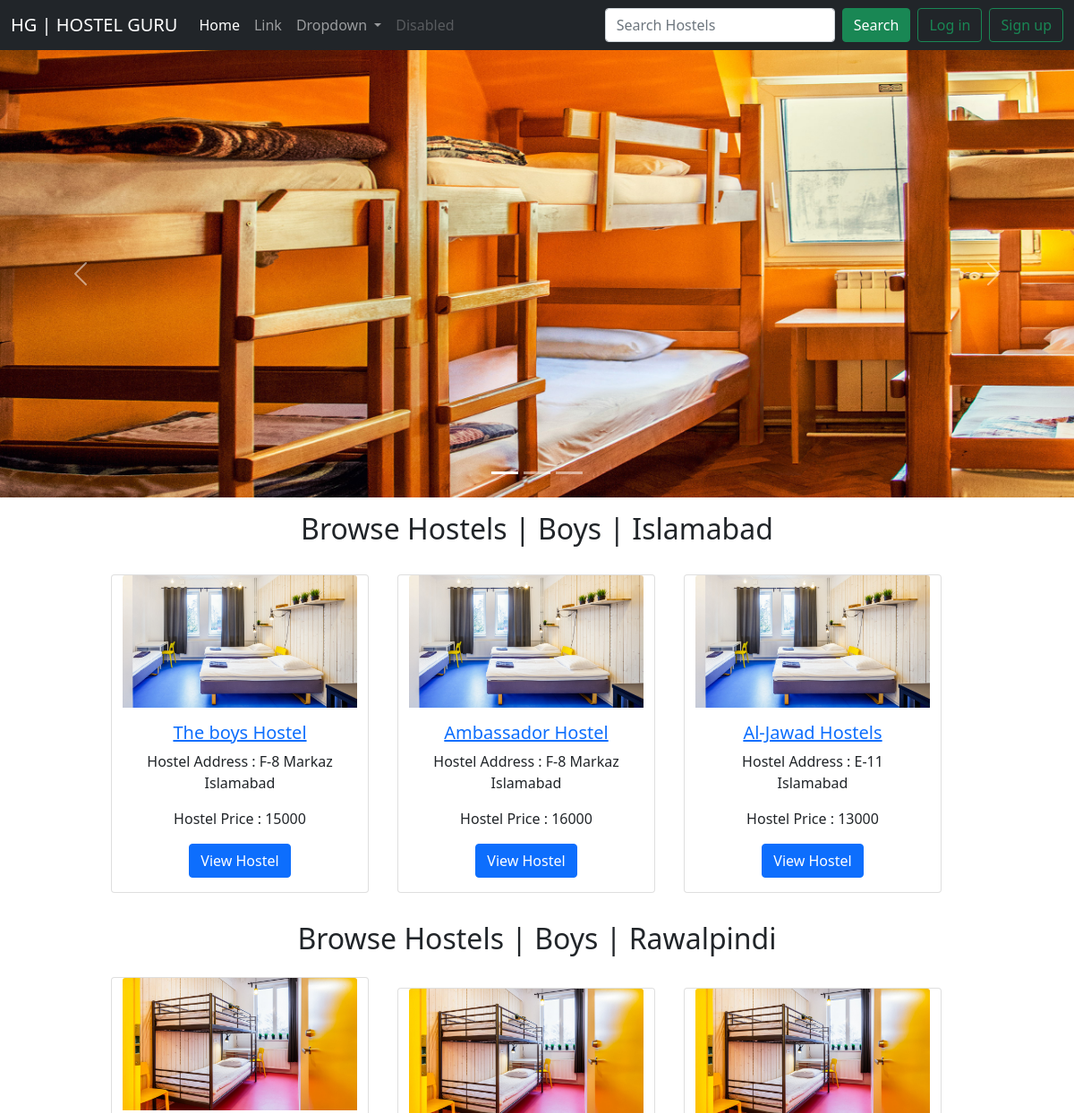
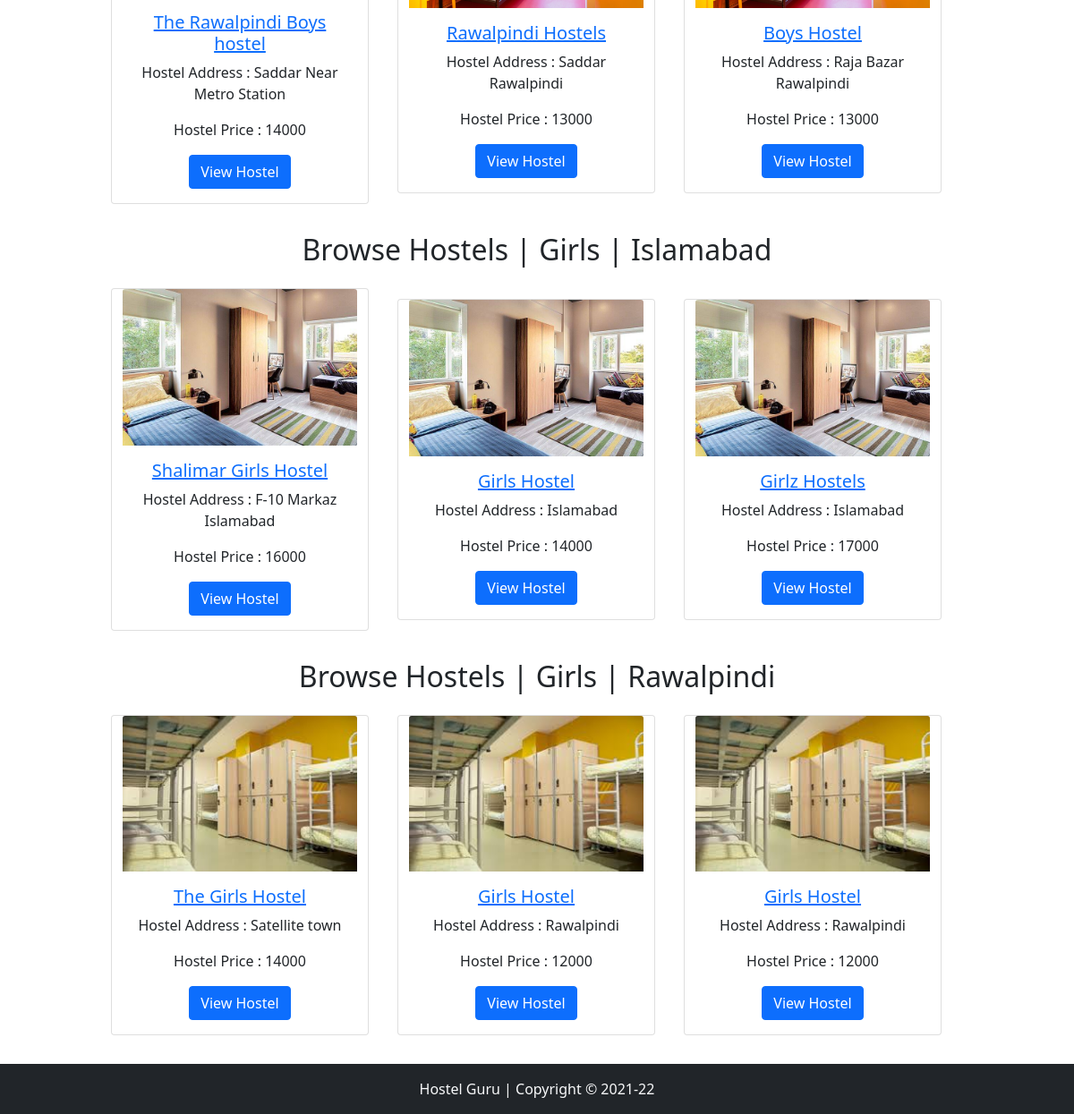
The page / on the database its author committed (2 pictures, top to bottom).
### tables this page shows
CREATE TABLE `hostels` (
  `hostel_id` int(8) NOT NULL,
  `hostel_name` varchar(300) NOT NULL,
  `hostel_owner` varchar(250) NOT NULL,
  `hostel_address` varchar(500) NOT NULL,
  `hostel_phone` varchar(15) NOT NULL,
  `category` varchar(50) NOT NULL,
  `price` int(10) NOT NULL,
  `hostel_city` varchar(100) NOT NULL,
  `time` datetime NOT NULL DEFAULT current_timestamp(),
  `description` text NOT NULL
);

### index.php (the view, shortened to what this page needs)
<?php
include '_connect_to_database.php';
?>
<!doctype html>
<html lang="en">
<head>
  <link href="https://cdn.jsdelivr.net/npm/bootstrap@5.0.0-beta3/dist/css/bootstrap.min.css" rel="stylesheet">
</head>
<body>
  <?php
  include '_navbar.php';
  ?>
<div id="carouselExampleIndicators" class="carousel slide" data-bs-ride="carousel">
  <div class="carousel-indicators">
    <button type="button" data-bs-target="#carouselExampleIndicators" data-bs-slide-to="0" class="active" aria-current="true" aria-label="Slide 1"></button>
    <button type="button" data-bs-target="#carouselExampleIndicators" data-bs-slide-to="1" aria-label="Slide 2"></button>
    <button type="button" data-bs-target="#carouselExampleIndicators" data-bs-slide-to="2" aria-label="Slide 3"></button>
  </div>
  <div class="carousel-inner">
    <div class="carousel-item active">
      <img src="cover4.jpg" height="500" width="600"  class="d-block w-100" alt="...">
    </div>
  </div>
  <button class="carousel-control-prev" type="button" data-bs-target="#carouselExampleIndicators" data-bs-slide="prev">
    <span class="carousel-control-prev-icon" aria-hidden="true"></span>
  </button>
  <button class="carousel-control-next" type="button" data-bs-target="#carouselExampleIndicators" data-bs-slide="next">
    <span class="carousel-control-next-icon" aria-hidden="true"></span>
  </button>
</div>
<div class="container my-3 text-center">
<h2>Browse Hostels | Boys | Islamabad</h2>
</div>
<div class="container-fluid row text-center align-items-center justify-content-center">
<?php
$sql = "SELECT * FROM `hostels` where hostel_city = 'Islamabad' and category='Male'";
$result = mysqli_query($con, $sql);
while ($row = mysqli_fetch_assoc($result)) {
  $id = $row['hostel_id'];
  $hostelAddress = $row['hostel_address'];
  $hostelPrice = $row['price'];
echo '<div class="card my-3 mx-3 " style="width: 18rem;">
<img src="hostel.jpg" class="card-img-top" alt="...">
<div class="card-body">
  <h5 class="card-title"><a href="_viewhostel.php?hostelid='. $id .' " >'.  $row['hostel_name'] .'</a></h5>
  <p>Hostel Address : '.$hostelAddress.' </p>
  <p>Hostel Price : '.$hostelPrice.' </p>
  <a href="_viewhostel.php?hostelid='.$id.'" " class="btn btn-primary">View Hostel</a>
</div>
</div>
';
}
?>
</div>
<div class="container my-3 text-center">
<h2>Browse Hostels | Boys | Rawalpindi</h2>
<div class="container-fluid row text-center align-items-center justify-content-center">
<?php
$sql = "SELECT * FROM `hostels` where hostel_city = 'Rawalpindi' and category='Male'";
$result = mysqli_query($con, $sql);
while ($row = mysqli_fetch_assoc($result)) {
  $id = $row['hostel_id'];
  $hostelAddress = $row['hostel_address'];
  $hostelPrice = $row['price'];
echo '<div class="card my-3 mx-3 " style="width: 18rem;">
<img src="hostel2.jpg" class="card-img-top" alt="...">
<div class="card-body">
  <h5 class="card-title"><a href="_viewhostel.php?hostelid='. $id .'" >'.  $row['hostel_name'] .'</a></h5>
  <p>Hostel Address : '.$hostelAddress.' </p>
  <p>Hostel Price : '.$hostelPrice.' </p>
  <a href="_viewhostel.php?hostelid='.$id.'" class="btn btn-primary">View Hostel</a>
</div>
</div>
';
}
?>
</div>
</div>
<div class="container my-3 text-center">
<h2>Browse Hostels | Girls | Islamabad</h2>
<div class="container-fluid row text-center align-items-center justify-content-center">
<?php
$sql = "SELECT * FROM `hostels` where hostel_city = 'Islamabad' and category='Female'";
$result = mysqli_query($con, $sql);
while ($row = mysqli_fetch_assoc($result)) {
  $id = $row['hostel_id'];
  $hostelAddress = $row['hostel_address'];
  $hostelPrice = $row['price'];
echo '<div class="card my-3 mx-3 " style="width: 18rem;">
<img src="h3.jpg" class="card-img-top" alt="...">
<div class="card-body">
  <h5 class="card-title"><a href="_viewhostel.php?hostelid='. $id .'" >'.  $row['hostel_name'] .'</a></h5>
  <p>Hostel Address : '.$hostelAddress.' </p>
  <p>Hostel Price : '.$hostelPrice.' </p>
  <a href="_viewhostel.php?hostelid='.$id.'" class="btn btn-primary">View Hostel</a>
</div>
</div>
';
}
?>
</div>
</div>
<div class="container my-3 text-center">
<h2>Browse Hostels | Girls | Rawalpindi</h2>
<div class="container-fluid row text-center align-items-center justify-content-center">
<?php
$sql = "SELECT * FROM `hostels` where hostel_city = 'Rawalpindi' and category='Female'";
$result = mysqli_query($con, $sql);
while ($row = mysqli_fetch_assoc($result)) {
  $id = $row['hostel_id'];
  $hostelAddress = $row['hostel_address'];
  $hostelPrice = $row['price'];
echo '<div class="card my-3 mx-3 " style="width: 18rem;">
<img src="image.jpeg" class="card-img-top" alt="...">
<div class="card-body">
  <h5 class="card-title"><a href="_viewhostel.php?hostelid='. $id .'" >'.  $row['hostel_name'] .'</a></h5>
  <p>Hostel Address : '.$hostelAddress.' </p>
  <p>Hostel Price : '.$hostelPrice.' </p>
  <a href="_viewhostel.php?hostelid='.$id.'" class="btn btn-primary">View Hostel</a>
</div>
</div>
';
}
?>
</div>
</div>
  <?php
  include '_footer.php';
  ?>
</body>
</html>

### _navbar.php (shortened to what this page needs)
<?php
echo '
<nav class="navbar navbar-expand-lg   navbar-dark bg-dark">
  <div class="container-fluid">
    <a class="navbar-brand" href="index.php">HG | HOSTEL GURU</a>
    <button class="navbar-toggler" type="button" data-bs-toggle="collapse" data-bs-target="#navbarSupportedContent" aria-controls="navbarSupportedContent" aria-expanded="false" aria-label="Toggle navigation">
      <span class="navbar-toggler-icon"></span>
    </button>
    <div class="collapse navbar-collapse" id="navbarSupportedContent">
      <ul class="navbar-nav me-auto mb-2 mb-lg-0">
        <li class="nav-item">
          <a class="nav-link active" aria-current="page" href="index.php">Home</a>
        </li>';
        if (isset($_SESSION['loggedin']) && $_SESSION['loggedin'] == true ){
        echo '
        <li class="nav-item">
          <a class="nav-link" href="_dashboard.php">Dashboard</a>
        </li>';
        }else {
          echo '
        <li class="nav-item">
          <a class="nav-link" href="#">Link</a>
        </li>';
        }
        echo '
        <li class="nav-item dropdown">
          <a class="nav-link dropdown-toggle" href="#" id="navbarDropdown" role="button" data-bs-toggle="dropdown" aria-expanded="false">
            Dropdown
          </a>
          <ul class="dropdown-menu" aria-labelledby="navbarDropdown">
            <li><a class="dropdown-item" href="#">Action</a></li>
            <li><a class="dropdown-item" href="#">Another action</a></li>
            <li><hr class="dropdown-divider"></li>
            <li><a class="dropdown-item" href="#">Something else here</a></li>
          </ul>
        </li>
        <li class="nav-item">
          <a class="nav-link disabled" href="#" tabindex="-1" aria-disabled="true">Disabled</a>
        </li>
      </ul>
      <form class="d-flex">
        <input class="form-control me-2" type="search"  placeholder="Search Hostels" aria-label="Search">
        <button class="btn btn-success" type="submit">Search</button>
      </form>';
if (isset($_SESSION['loggedin']) && $_SESSION['loggedin'] == true ) {
  echo    '
  <i  class="mx-3 text-light"> welcome '.$_SESSION['username'].' </i>
  <a href="_logout.php" class="btn btn-outline-success mx-2 "  >Log out</a>
  ';
}else {
echo '
      <div class="d-flex">
        <button class="btn btn-outline-success mx-2 " data-bs-toggle="modal" data-bs-target="#loginmodal"  >Log in</button>
        <button class="btn btn-outline-success " data-bs-toggle="modal" data-bs-target="#signupmodal"  >Sign up</button>
        </div>';
}
echo '
    </div>
  </div>
</nav>
';
?>

### _footer.php
<div class="container-fluid bg-dark text-light   text-center p-3 mb-0">
<p class="mb-0" >Hostel Guru | Copyright &copy; 2021-22 </p>
</div>

### rows shown on the page
hostels: hostel_name "The boys Hostel", hostel_address "F-8 Markaz Islamabad", price "15000"
hostels: hostel_name "Ambassador Hostel", hostel_address "F-8 Markaz Islamabad", price "16000"
hostels: hostel_name "Al-Jawad Hostels", hostel_address "E-11 Islamabad", price "13000"
hostels: hostel_name "The Rawalpindi Boys hostel", hostel_address "Saddar Near Metro Station", price "14000"
hostels: hostel_name "Rawalpindi Hostels", hostel_address "Saddar Rawalpindi", price "13000"
hostels: hostel_name "Boys Hostel", hostel_address "Raja Bazar Rawalpindi", price "13000"
hostels: hostel_name "Shalimar Girls Hostel", hostel_address "F-10 Markaz Islamabad", price "16000"
hostels: hostel_name "Girls Hostel", hostel_address "Islamabad", price "14000"
hostels: hostel_name "Girlz Hostels", hostel_address "Islamabad", price "17000"
hostels: hostel_name "The Girls Hostel", hostel_address "Satellite town", price "14000"
hostels: hostel_name "Girls Hostel", hostel_address "Rawalpindi", price "12000"
hostels: hostel_name "Girls Hostel", hostel_address "Rawalpindi", price "12000"
